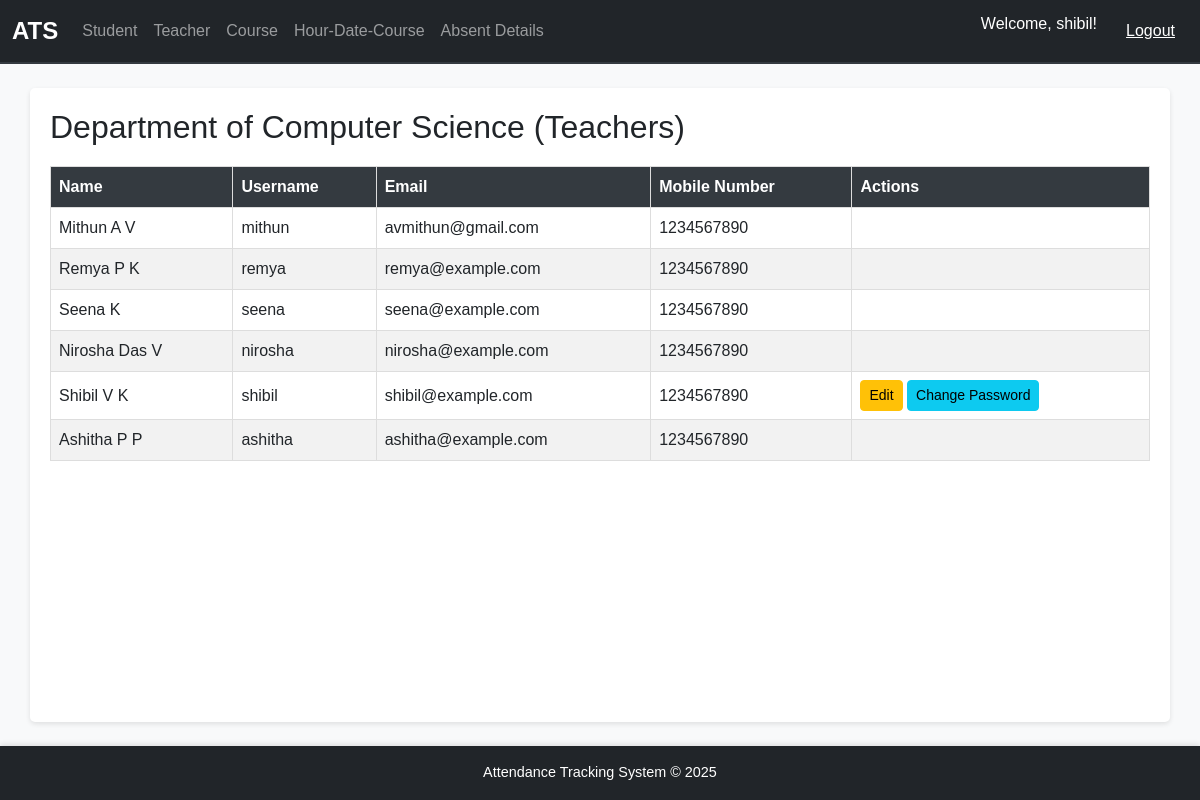
The page /teachers/ (signed in) on the database its author committed.
### attendance/models.py (models this page shows, shortened)
class Department(models.Model):
    name = models.CharField(max_length=255, unique=True)
    def __str__(self):
        return self.name

class Teacher(models.Model):
    user = models.OneToOneField(User, on_delete=models.CASCADE)  # Link to default User model
    department = models.ForeignKey(Department, on_delete=models.CASCADE, related_name="teachers")
    phone_number = models.CharField(max_length=15, blank=True)

### attendance/views.py (the view)
# urls.py: path('teachers/', views.teacher_list, name='teacher_list'),
@login_required
def teacher_list(request):
    teacher = Teacher.objects.get(user=request.user)
    department = teacher.department
    teachers = Teacher.objects.filter(department=department)
    return render(request, 'attendance/teacher_list.html', {'teachers': teachers, 'department':department})

### attendance/context_processors.py (called while the page is built)
def is_hod(request):
    return {'is_hod': request.user.groups.filter(name='HoD').exists()}

### attendance/templates/attendance/teacher_list.html (shortened to what this page needs)
{% extends 'base.html' %}
{% block content %}
  <h2> Department of {{ department }} (Teachers)</h2>
  <table>
    <thead>
      <tr>
        <th>Name</th>
        <th>Username</th>
        <th>Email</th>
        <th>Mobile Number</th>
        <th>Actions</th>
      </tr>
    </thead>
    <tbody>
      {% for teacher in teachers %}
        <tr>
          <td>{{ teacher.user.first_name }}</td>
          <td>{{ teacher.user.username }}</td>
          <td>{{ teacher.user.email }}</td>
          <td>{{ teacher.phone_number }}</td>
          <td>
            {% if is_hod or teacher.user == request.user %}
              <a href="{% url 'edit_teacher' teacher.id %}" class="btn btn-warning btn-sm">Edit</a>
              <a href="{% url 'change_password' teacher.id %}" class="btn btn-info btn-sm">Change Password</a>
            {% endif %}
          </td>
        </tr>
      {% empty %}
        <tr>
          <td colspan="5">No teachers found.</td>
        </tr>
      {% endfor %}
    </tbody>
  </table>
{% endblock %}

### templates/base.html (shortened to what this page needs)
{% load static %}
<!DOCTYPE html>
<html lang="en">
<head>
    <link href="https://cdn.jsdelivr.net/npm/bootstrap@5.3.0/dist/css/bootstrap.min.css" rel="stylesheet">
    <link rel="stylesheet" href="{% static 'base.css' %}">
</head>
<body>
    <nav class="navbar navbar-expand-lg navbar-dark bg-dark">
        <div class="container-fluid">
            <a class="navbar-brand" href="{% url 'index' %}">ATS</a>
            <div class="collapse navbar-collapse" id="navbarNav">
                <ul class="navbar-nav me-auto">
                    <li class="nav-item">
                        <a class="nav-link" href="{% url 'student_list' %}">Student</a>
                    </li>
                    <li class="nav-item">
                        <a class="nav-link" href="{% url 'teacher_list' %}">Teacher</a>
                    </li>
                    <li class="nav-item">
                        <a class="nav-link" href="{% url 'course_list' %}">Course</a>
                    </li>
                    <li class="nav-item">
                        <a class="nav-link" href="{% url 'hour_date_course_form' %}">Hour-Date-Course</a>
                    </li>
                    <li class="nav-item">
                        <a class="nav-link" href="{% url 'absent_details_form' %}">Absent Details</a>
                    </li>
                </ul>
                {% if user.is_authenticated %}
                <ul class="navbar-nav">
                    <li class="nav-item">
                        <span class="navbar-text text-white me-3">Welcome, {{ user.username }}!</span>
                    </li>
                    <li>
                        <a href="{% url 'logout' %}"><button type="button" class="btn btn-link text-white">Logout</button></a>
                    </li>
                </ul>
                {% else %}
                <ul class="navbar-nav">
                    <li class="nav-item">
                        <a class="nav-link" href="#">Login</a>
                    </li>
                </ul>
                {% endif %}
            </div>
        </div>
    </nav>
    <div class="container mt-4">
        {% block content %}{% endblock %}
    </div>
    <footer class="bg-dark text-white text-center py-3 mt-4">
        <p class="mb-0">Attendance Tracking System &copy; 2025</p>
    </footer>
</body>
</html>

### static/base.css (style rules this page uses)
html, body { font-family: 'Arial', sans-serif; background-color: #f8f9fa; color: #212529; height: 100%; margin: 0; display: flex; flex-direction: column; }
.navbar { border-bottom: 2px solid #343a40; }
.navbar-brand { font-weight: bold; font-size: 1.5rem; }
.nav-item .nav-link { font-size: 1rem; padding: 0.5rem 1rem; transition: color 0.2s ease-in-out; }
footer { background-color: #343a40; color: #ffffff; font-size: 0.9rem; text-align: center; padding: 10px 0; box-shadow: 0 -2px 5px rgba(0, 0, 0, 0.1); }
.container { flex: 1; background-color: #ffffff; border-radius: 5px; box-shadow: 0 2px 5px rgba(0, 0, 0, 0.1); padding: 20px; }
table { width: 100%; border-collapse: collapse; margin: 20px 0; }
table th, table td { border: 1px solid #ddd; padding: 8px; text-align: left; }
table th { background-color: #343a40; color: #ffffff; }
table tr:nth-child(even) { background-color: #f2f2f2; }
.text-center { text-align: center; }
.mt-4 { margin-top: 1.5rem; }

### rows shown on the page
Department: name "Computer Science"
Teacher: user.first_name "Mithun A V", user.username "mithun", user.email "avmithun@gmail.com", phone_number "1234567890"
Teacher: user.first_name "Remya P K", user.username "remya", user.email "remya@example.com", phone_number "1234567890"
Teacher: user.first_name "Seena K", user.username "seena", user.email "seena@example.com", phone_number "1234567890"
Teacher: user.first_name "Nirosha Das V", user.username "nirosha", user.email "nirosha@example.com", phone_number "1234567890"
Teacher: user.first_name "Shibil V K", user.username "shibil", user.email "shibil@example.com", phone_number "1234567890", shows "Edit"
Teacher: user.first_name "Ashitha P P", user.username "ashitha", user.email "ashitha@example.com", phone_number "1234567890"

### other values the page prints
{{ user.username }} "shibil"
